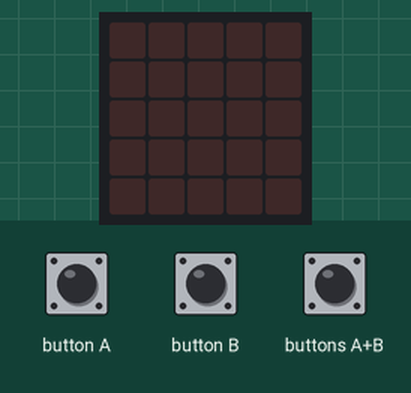
This program was run on a simulated BBC micro:bit (MakeCode). Parts: the board's 5×5 LED display. The test bench sets the inputs (shaded band).

Above: at 1.2 s.
1.3 s: button A pressed for 0.15 s
At 2.6 s:
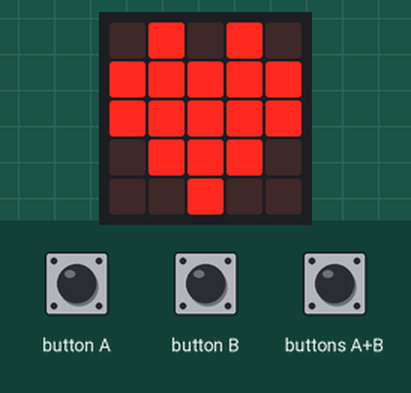
2.9 s: button A pressed for 0.15 s
At 4.0 s:
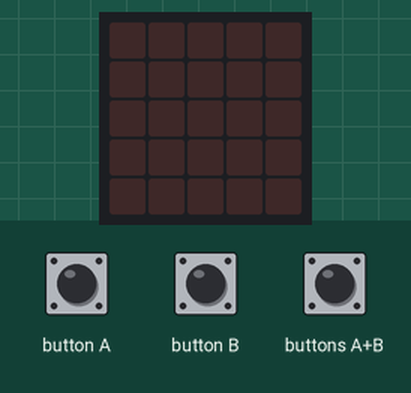
Timing chart, 0 to 5.9 s (numbered marks = the images above; inputs shaded):
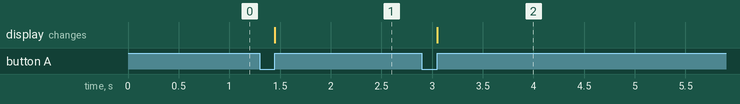

Measured:
- after the input at 1.3 s, the display: changes after 0.15 s (image 1)
- after the input at 2.9 s, the display: changes after 0.15 s (image 2)

The program:

main.ts
```typescript
datalogger.onLogFull(function () {
    logging = !(logging)
    basic.showIcon(IconNames.Skull)
})
input.onButtonPressed(Button.A, function () {
    logging = !(logging)
    if (logging) {
        basic.showIcon(IconNames.Heart)
    } else {
        basic.clearScreen()
    }
})
input.onButtonPressed(Button.AB, function () {
    if (input.logoIsPressed()) {
        basic.showIcon(IconNames.No)
        datalogger.deleteLog()
        logging = false
        datalogger.setColumnTitles(
        "Lum",
        "Temp"
        )
    }
})
let T = 0
let L = 0
let logging = false
serial.setBaudRate(BaudRate.BaudRate115200)
logging = false
datalogger.includeTimestamp(FlashLogTimeStampFormat.Days)
datalogger.setColumnTitles(
"Lum",
"Temp"
)
loops.everyInterval(60000, function () {
    if (logging) {
        L = input.lightLevel()
        T = input.temperature()
        serial.writeValue("L", L)
        serial.writeValue("T", T)
        datalogger.log(
        datalogger.createCV("Lum", input.lightLevel()),
        datalogger.createCV("Temp", input.temperature())
        )
    }
})
```

test.ts
```typescript
// les tests vont ici ; cela ne sera pas compilé si ce paquet est utilisé en tant qu'extension.
```
